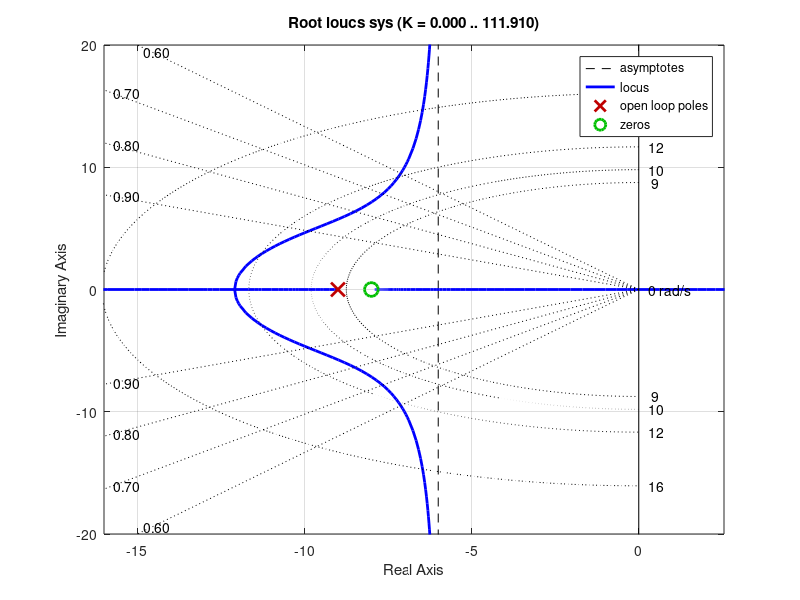

Reproduce this figure in MATLAB.
clc
clear
close all

%define variables
k = 1;
%transfer function
sys = tf([k 8*k],[0.05 1 -4.05 -81]);
%plot root locus
figure1 = figure;
rlocus(sys)
xlim([-16 1])
ylim([-20 20])

%input zeta and wn, vectorise from minimum value to arbitrary value
zeta = linspace(0.6,0.9,4);
wd = 7;
wn = wd./sqrt(1 - zeta.^2);
sgrid(zeta,wn)